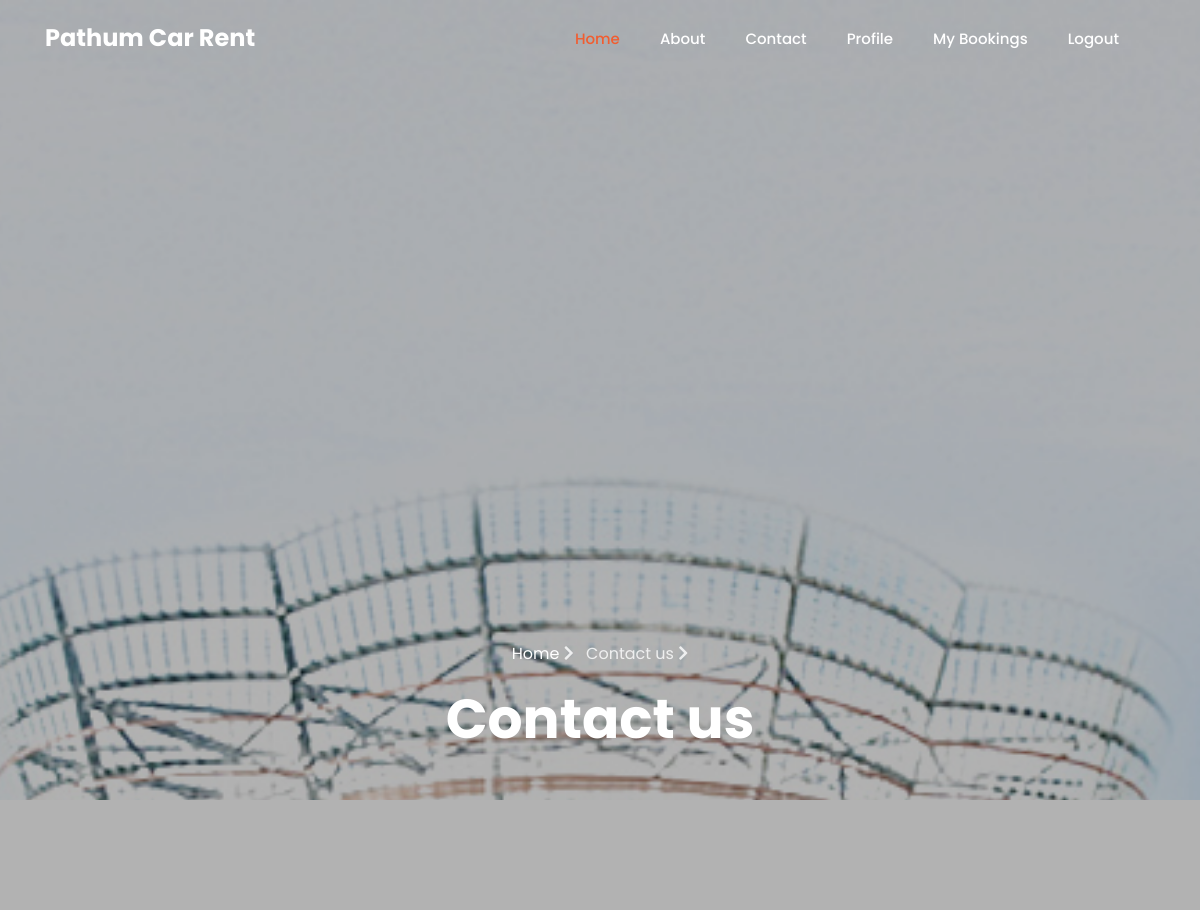
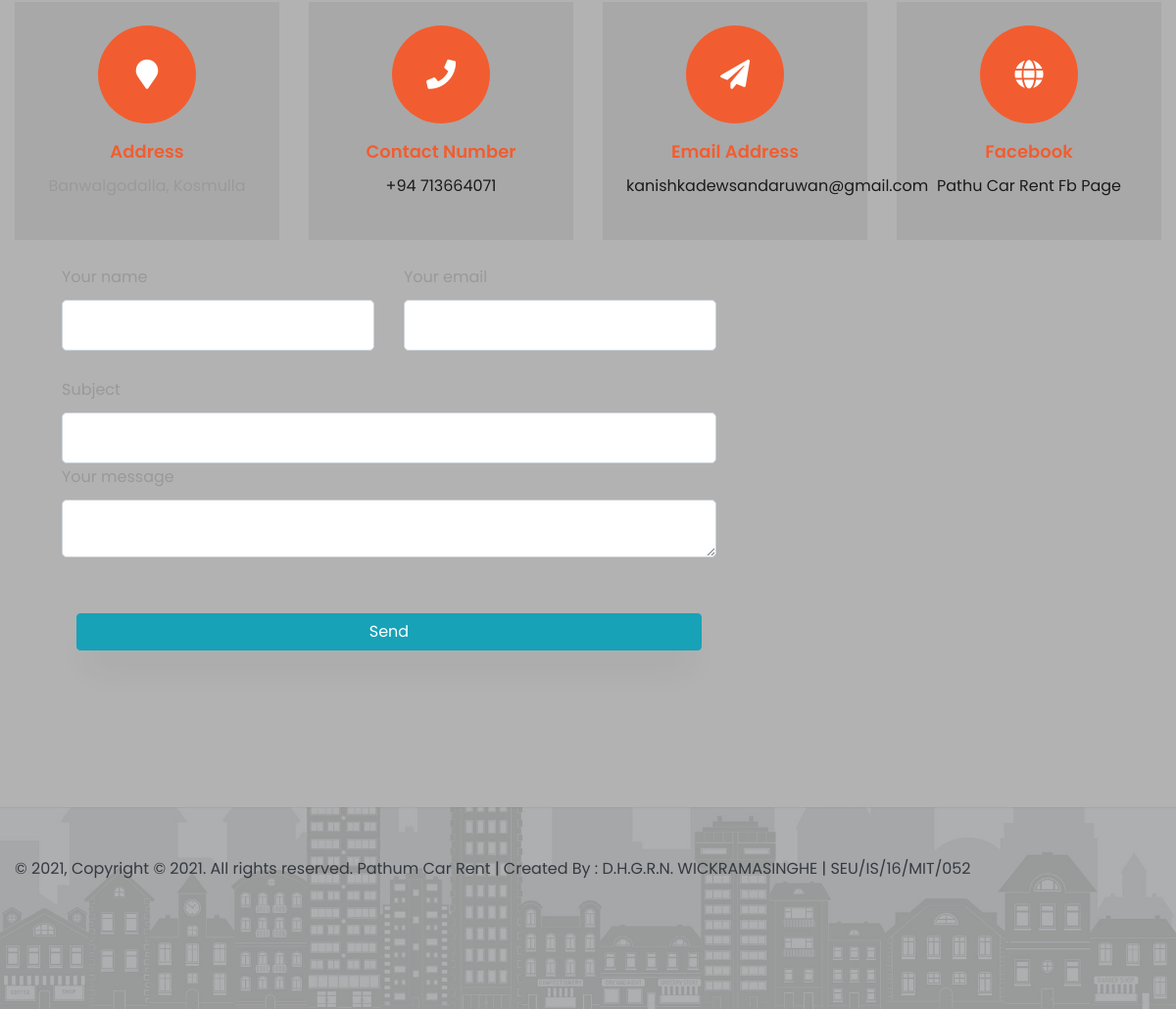
The page /contact.php on the database its author committed (2 pictures, top to bottom).
### tables this page shows
CREATE TABLE `details` (
  `header_image` varchar(255) NOT NULL,
  `header_title` varchar(255) NOT NULL,
  `header_desc` varchar(255) NOT NULL,
  `subpage_image` varchar(255) NOT NULL
);

CREATE TABLE `about` (
  `image` varchar(255) NOT NULL,
  `title` varchar(255) NOT NULL,
  `description` varchar(255) NOT NULL,
  `email` varchar(255) NOT NULL,
  `phone` int(11) NOT NULL,
  `address` varchar(255) NOT NULL,
  `facebook` varchar(255) NOT NULL,
  `twiter` varchar(255) NOT NULL,
  `instragram` varchar(255) NOT NULL
);

### contact.php (the view, shortened to what this page needs)
<?php require_once "head.php"; ?>
 <?php
    $home_query = "SELECT * FROM details";
    $home_query_result = mysqli_query($con, $home_query);
    $row = mysqli_fetch_assoc($home_query_result);
    $bottom_banner_01 = $row['subpage_image'];
    $image_src2 = "upload/home/".$bottom_banner_01;
    ?>
 <section class="hero-wrap hero-wrap-2 js-fullheight" style="background-image: url('<?php echo $image_src2; ?>');">
  <div class="overlay"></div>
  <div class="container">
    <div class="row no-gutters slider-text js-fullheight align-items-end justify-content-center">
      <div class="col-md-9 ftco-animate pb-5 text-center">
       <p class="breadcrumbs"><span class="mr-2"><a href="index.html">Home <i class="fa fa-chevron-right"></i></a></span> <span>Contact us <i class="fa fa-chevron-right"></i></span></p>
       <h1 class="mb-0 bread">Contact us</h1>
     </div>
   </div>
 </div>
</section>
<?php $viewquery = "SELECT * FROM about";
    $viewresult = mysqli_query($con,$viewquery);
    $row5 = mysqli_fetch_assoc($viewresult);
    ?>
<section class="ftco-section ftco-no-pb contact-section mb-4">
  <div class="container-fluid">
    <div class="row d-flex contact-info">
      <div class="col-md-3 d-flex">
       <div class="align-self-stretch box p-4 text-center">
        <div class="icon d-flex align-items-center justify-content-center">
         <span class="fa fa-map-marker"></span>
       </div>
       <h3 class="mb-2">Address</h3>
       <p><?php echo $row5['address']; ?></p>
     </div>
   </div>
   <div class="col-md-3 d-flex">
     <div class="align-self-stretch box p-4 text-center">
      <div class="icon d-flex align-items-center justify-content-center">
       <span class="fa fa-phone"></span>
     </div>
     <h3 class="mb-2">Contact Number</h3>
     <p><a href="tel://1234567920">+94 <?php echo $row5['phone']; ?></a></p>
   </div>
 </div>
 <div class="col-md-3 d-flex">
   <div class="align-self-stretch box p-4 text-center">
    <div class="icon d-flex align-items-center justify-content-center">
     <span class="fa fa-paper-plane"></span>
   </div>
   <h3 class="mb-2">Email Address</h3>
   <p><a href="mailto:info@yoursite.com"><?php echo $row5['email']; ?></a></p>
 </div>
</div>
<div class="col-md-3 d-flex">
 <div class="align-self-stretch box p-4 text-center">
  <div class="icon d-flex align-items-center justify-content-center">
   <span class="fa fa-globe"></span>
 </div>
 <h3 class="mb-2">Facebook</h3>
 <p><a href="<?php echo $row5['facebook']; ?>">Pathu Car Rent Fb Page</a></p>
</div>
</div>
</div>
</div>
</section>
<section class="ftco-section contact-section ftco-no-pt">
  <div class="container-fluid">
    <div class="row block-9">
      <div class="col-md-10 ml-5 order-md-last d-flex">
        <form action="" method="POST">
                <div class="row">
                    <div class="col-md-6">
                        <div class="md-form mb-0">
                            <label for="name" class="">Your name</label>
                            <input type="text" id="name" name="name" class="form-control">
                        </div>
                    </div>
                    <div class="col-md-6">
                        <div class="md-form mb-0">
                            <label for="email" class="">Your email</label>
                            <input type="text" id="email" name="email" class="form-control">
                        </div>
                    </div>
                <br><br><br><br>
                </div>
                <div class="row">
                    <div class="col-md-12">
                        <div class="md-form mb-0">
                            <label for="subject" class="">Subject</label>
                            <input type="text" id="subject" name="subject" class="form-control">
                        </div>
                    </div>
                </div>
                <div class="row">
                    <div class="col-md-12">
                        <div class="md-form">
                            <label for="message">Your message</label>
                            <textarea type="text" id="message" name="message" rows="2" class="form-control md-textarea"></textarea>
                        </div>
                    </div>
                </div>
                <br><br>
                <div class="col-md-12 text-center text-md-left">
                <input type="submit" name="submit" class="btn btn-info" style="width: 100%;" value="Send" >
            </div>
            </form>
            <?php
              if(isset($_POST['submit'])){
                    $name = $_REQUEST['name'];
                    $email = $_REQUEST['email'];
                    $subject = $_REQUEST['subject'];
                    $message = $_REQUEST['message'];
                    $cdate = date("Y/m/d m:H:s");
                    if(!empty($name)){
                      if(!empty($email)){
                        if(!empty($subject)){
                          if(!empty($message)){
                                $q1="INSERT INTO message(name,email,subject,message,trn_date,msg_read) values('$name','$email','$subject','$message','$cdate','No')";
                                      $res1=mysqli_query($con,$q1);
                                      if ( $res1) {
                                           echo '<script>alert("Massage Save Success.");
                                           window.location.href="index.php";</script>';
                                      }else{
                                        echo "<script>alert(\"Massege Sent not Success\");</script>";
                                      }
                            }else {echo "<script>alert(\"Enter Message\");</script>";}
                          }else {echo "<script>alert(\"Enter Subject\");</script>";}
                      }else{ echo "<script>alert(\"Enter Email\");</script>";}
                    }else{ echo "<script>alert(\"Enter Your Name\");</script>";}
                }echo '</form></div>';
             ?>
      </div>
   </div>
</section>
<footer class="ftco-footer bg-bottom ftco-no-pt mt-5" style="background-image: url(images/bg_3.jpg);">
      <div class="container-fluid">
        <div class="row pt-5">
          <div class="col-md-12 text-left">
            <p class="text-dark">© 2021, Copyright © 2021. All rights reserved. Pathum Car Rent | Created By : D.H.G.R.N. WICKRAMASINGHE | SEU/IS/16/MIT/052</p>
            </div>
          </div>
        </div>
      </footer>
</body>
</html>

### rows shown on the page
details: subpage_image (picture)
about: phone "713664071", email "kanishkadewsandaruwan@gmail.com"
